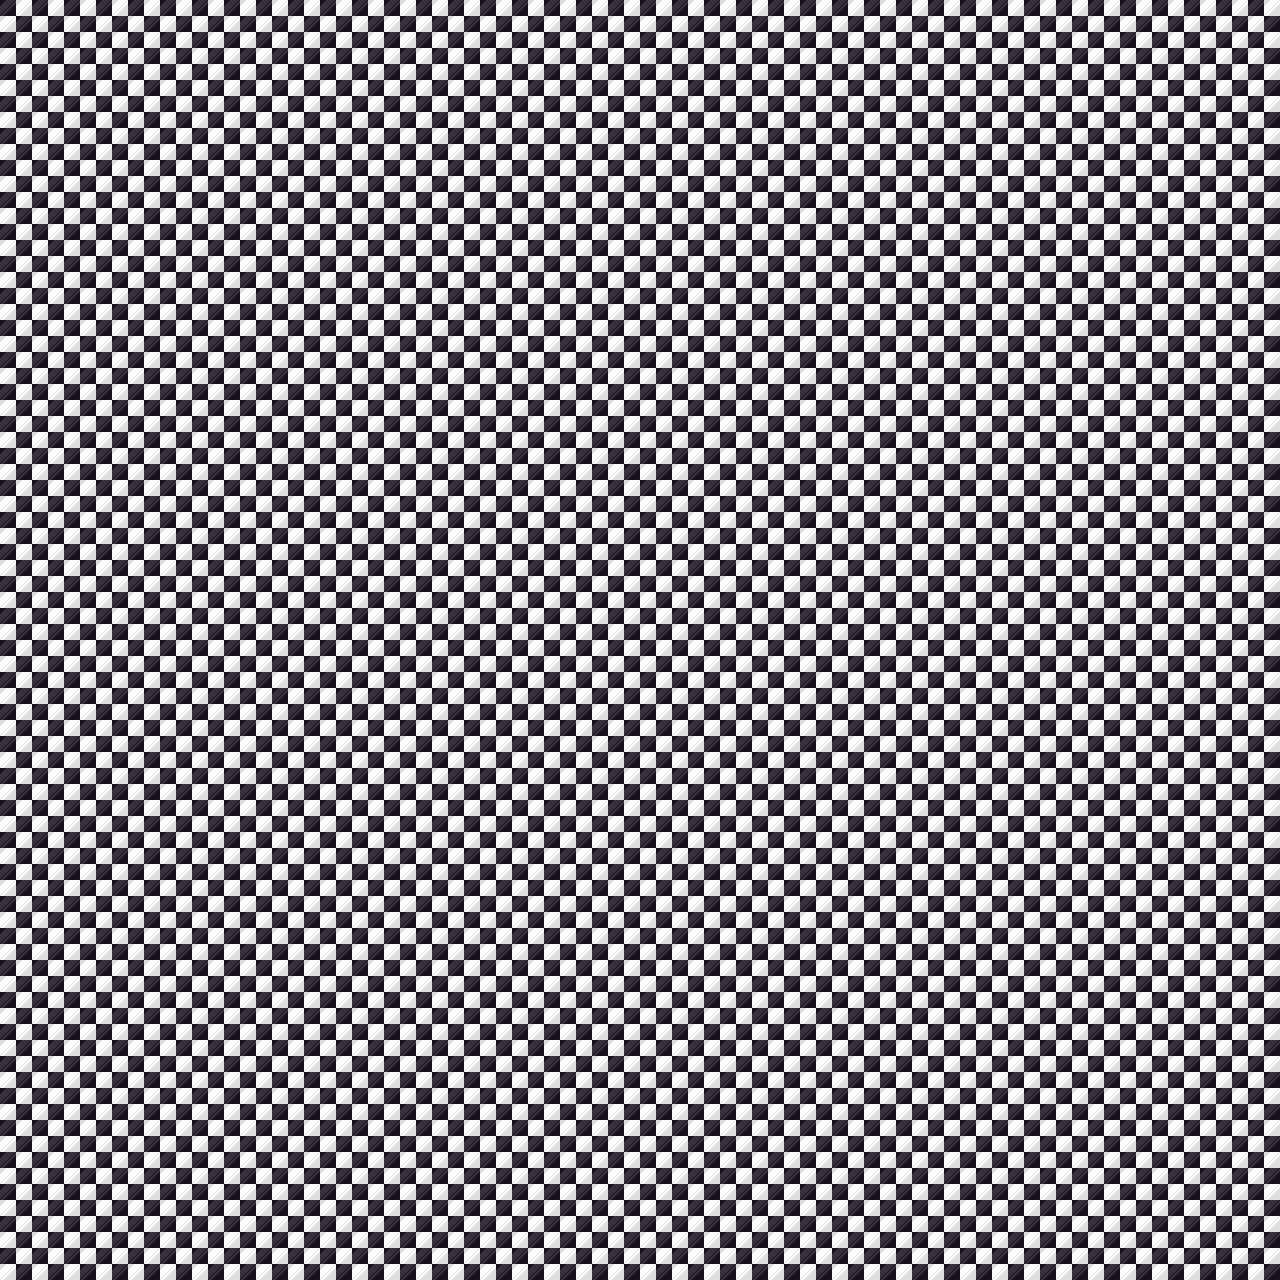

This is a level from a 2D game, rendered from its Tiled map with the project's own tilesets. A one-line summary and the map file follow, with tile-layer data summarised:
An orthogonal 40x40 tile map with 32x32 px tiles, 3 tile layers (floor, walls, ceiling), 2 tilesets and 14 objects (9x light, 3x statue, spearhead, cage).

<map version="1.5" tiledversion="1.7.0" orientation="orthogonal" renderorder="right-down" width="40" height="40" tilewidth="32" tileheight="32" infinite="0" nextlayerid="5" nextobjectid="15">
 <editorsettings>
  <export target="../assets/maps/dungeon/fantasy-dungeon.json" format="json" />
 </editorsettings>
 <tileset firstgid="1" source="dungeon.tsx" />
 <tileset firstgid="97" source="textures.tsx" />
 <layer id="1" name="floor" width="40" height="40">
  <data>[1600 cells, 1600 non-empty, 6 distinct tile ids]</data>
 </layer>
 <layer id="2" name="walls" width="40" height="40">
  <data>[1600 cells, 166 non-empty, 2 distinct tile ids]</data>
 </layer>
 <layer id="3" name="ceiling" width="40" height="40">
  <data>[1600 cells, 1600 non-empty, 1 distinct tile ids]</data>
 </layer>
 <objectgroup id="4" name="objects">
  <object id="1" name="candles" type="light" x="528" y="358">
   <properties>
    <property name="color" type="color" value="#ffff0c00" />
   </properties>
   <point />
  </object>
  <object id="2" name="candles" type="light" x="624" y="358">
   <properties>
    <property name="color" type="color" value="#ffff0c00" />
   </properties>
   <point />
  </object>
  <object id="3" name="statue" x="408" y="400">
   <point />
  </object>
  <object id="4" name="statue" x="744" y="400">
   <point />
  </object>
  <object id="5" name="candles" type="light" x="576" y="888">
   <properties>
    <property name="color" type="color" value="#ffff0c00" />
   </properties>
   <point />
  </object>
  <object id="6" name="candles" type="light" x="400" y="632">
   <properties>
    <property name="color" type="color" value="#ffff0c00" />
   </properties>
   <point />
  </object>
  <object id="7" name="candles" type="light" x="336" y="632">
   <properties>
    <property name="color" type="color" value="#ffff0c00" />
   </properties>
   <point />
  </object>
  <object id="8" name="candles" type="light" x="208" y="891">
   <properties>
    <property name="color" type="color" value="#ffff0c00" />
   </properties>
   <point />
  </object>
  <object id="9" name="candles" type="light" x="272" y="891">
   <properties>
    <property name="color" type="color" value="#ffff0c00" />
   </properties>
   <point />
  </object>
  <object id="10" name="candles" type="light" x="432" y="848">
   <properties>
    <property name="color" type="color" value="#ffff0c00" />
   </properties>
   <point />
  </object>
  <object id="11" name="candles" type="light" x="496" y="848">
   <properties>
    <property name="color" type="color" value="#ffff0c00" />
   </properties>
   <point />
  </object>
  <object id="12" name="statue" x="240" y="696">
   <point />
  </object>
  <object id="13" name="spearhead" x="96" y="696">
   <point />
  </object>
  <object id="14" name="cage" x="464" y="688">
   <point />
  </object>
 </objectgroup>
</map>
